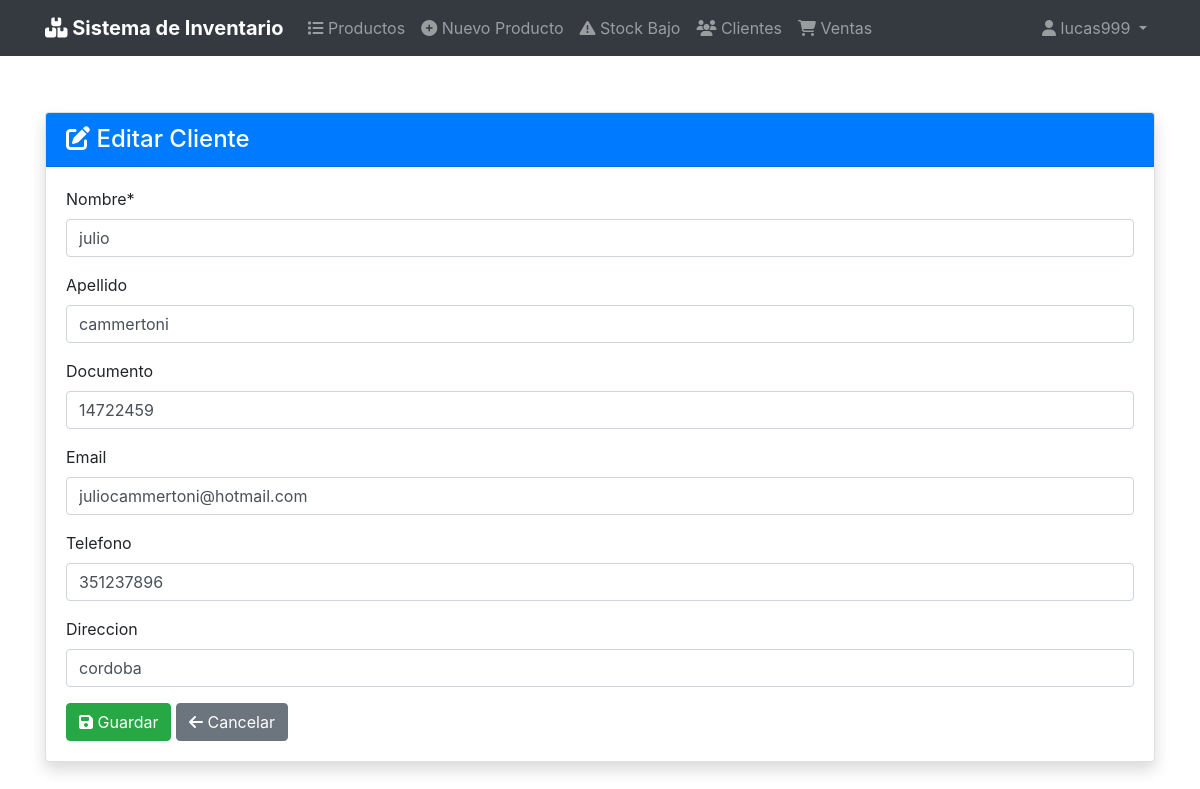
The app's page /clientes/2/editar/ (signed in) with its own data.
### clientes/models.py (models this page shows, shortened)
class Cliente(models.Model):
    nombre = models.CharField(max_length=100)
    apellido = models.CharField(max_length=100, blank=True, null=True)        # ← nullable
    documento = models.CharField(max_length=20, unique=True, blank=True, null=True)  # ← nullable
    email = models.EmailField(blank=True, null=True)
    telefono = models.CharField(max_length=20, blank=True, null=True)
    direccion = models.CharField(max_length=200, blank=True, null=True)
    class Meta:
        ordering = ['apellido', 'nombre']

### clientes/views.py (the view, shortened to what this page needs)
# urls.py: path('<int:pk>/editar/', views.ClienteUpdateView.as_view(), name='cliente_update'),
class ClienteUpdateView(LoginRequiredMixin, UpdateView):
    model = Cliente
    form_class = ClienteForm
    template_name = 'clientes/cliente_form.html'
    success_url = reverse_lazy('clientes:cliente_list')

### clientes/forms.py (shortened to what this page needs)
class ClienteForm(forms.ModelForm):
    class Meta:
        model = Cliente
        fields = ['nombre', 'apellido', 'documento', 'email', 'telefono', 'direccion']
        widgets = {
            'nombre': forms.TextInput(attrs={'placeholder': 'Nombre'}),
            'apellido': forms.TextInput(attrs={'placeholder': 'Apellido'}),
            'documento': forms.TextInput(attrs={'placeholder': 'Ej: 12345678'}),
            'email': forms.EmailInput(attrs={'placeholder': 'correo@ejemplo.com'}),
            'telefono': forms.TextInput(attrs={'placeholder': '11-1234-5678'}),
            'direccion': forms.TextInput(attrs={'placeholder': 'Calle 123, Ciudad'}),
        }

### templates/clientes/cliente_form.html (shortened to what this page needs)
{% extends 'base.html' %}
{% load crispy_forms_tags %}
{% block content %}
<div class="card shadow">
    <div class="card-header bg-primary text-white">
        <h4 class="mb-0">
            {% if form.instance.pk %}
                <i class="fas fa-edit"></i> Editar Cliente
            {% else %}
                <i class="fas fa-user-plus"></i> Nuevo Cliente
            {% endif %}
        </h4>
    </div>
    <div class="card-body">
        <form method="post">
            {{ form|crispy }}
            <div class="mt-3">
                <button type="submit" class="btn btn-success">
                    <i class="fas fa-save"></i> Guardar
                </button>
                <a href="{% url 'clientes:cliente_list' %}" class="btn btn-secondary">
                    <i class="fas fa-arrow-left"></i> Cancelar
                </a>
            </div>
        </form>
    </div>
</div>
{% endblock %}

### templates/base.html (shortened to what this page needs)
{% load bootstrap4 %}
{% load static %}
<!DOCTYPE html>
<html lang="es">
<head>
    {% bootstrap_css %}
    <link rel="stylesheet" href="https://cdnjs.cloudflare.com/ajax/libs/font-awesome/6.5.0/css/all.min.css">
</head>
<body>
    <nav class="navbar navbar-expand-lg navbar-dark bg-dark">
        <div class="container">
            <a class="navbar-brand" href="{% url 'productos:producto_list' %}">
                <i class="fas fa-boxes"></i> Sistema de Inventario
            </a>
            <div class="collapse navbar-collapse" id="navbarNav">
                <ul class="navbar-nav mr-auto">
                    {% if perms.productos.view_producto %}
                        <li class="nav-item">
                            <a class="nav-link" href="{% url 'productos:producto_list' %}">
                                <i class="fas fa-list"></i> Productos
                            </a>
                        </li>
                        <li class="nav-item">
                            <a class="nav-link" href="{% url 'productos:producto_create' %}">
                                <i class="fas fa-plus-circle"></i> Nuevo Producto
                            </a>
                        </li>
                        <li class="nav-item">
                            <a class="nav-link" href="{% url 'productos:stock_bajo_list' %}">
                                <i class="fas fa-exclamation-triangle"></i> Stock Bajo
                            </a>
                        </li>
                    {% endif %}
                    {% if perms.clientes.view_cliente %}
                        <li class="nav-item">
                            <a class="nav-link" href="{% url 'clientes:cliente_list' %}">
                                <i class="fas fa-users"></i> Clientes
                            </a>
                        </li>
                    {% endif %}
                    {% if perms.ventas.view_venta %}
                        <li class="nav-item">
                            <a class="nav-link" href="{% url 'venta_list' %}">
                                <i class="fas fa-shopping-cart"></i> Ventas
                            </a>
                        </li>
                    {% endif %}
                </ul>
                <ul class="navbar-nav ml-auto">
                    {% if user.is_authenticated %}
                        <li class="nav-item dropdown">
                            <a class="nav-link dropdown-toggle" href="#" id="userDropdown" role="button"
                               data-toggle="dropdown" aria-haspopup="true" aria-expanded="false">
                                <i class="fas fa-user"></i> {{ user.username }}
                            </a>
                        </li>
                    {% else %}
                        <li class="nav-item">
                            <a class="nav-link" href="{% url 'account_login' %}">
                                <i class="fas fa-sign-in-alt"></i> Iniciar sesión
                            </a>
                        </li>
                    {% endif %}
                </ul>
            </div>
        </div>
    </nav>
    <div class="container mt-4">
        <div class="d-flex justify-content-between align-items-center mb-4">
        </div>
        {% block content %}{% endblock %}
    </div>
</body>
</html>

### templates/base.html (style rules this page uses)
.navbar-brand { font-weight: bold; }

### records on screen
Cliente: nombre "julio", apellido "cammertoni", documento "14722459", email "juliocammertoni@hotmail.com", telefono "351237896", direccion "cordoba"

### other values on screen
{{ user.username }} "lucas999"
